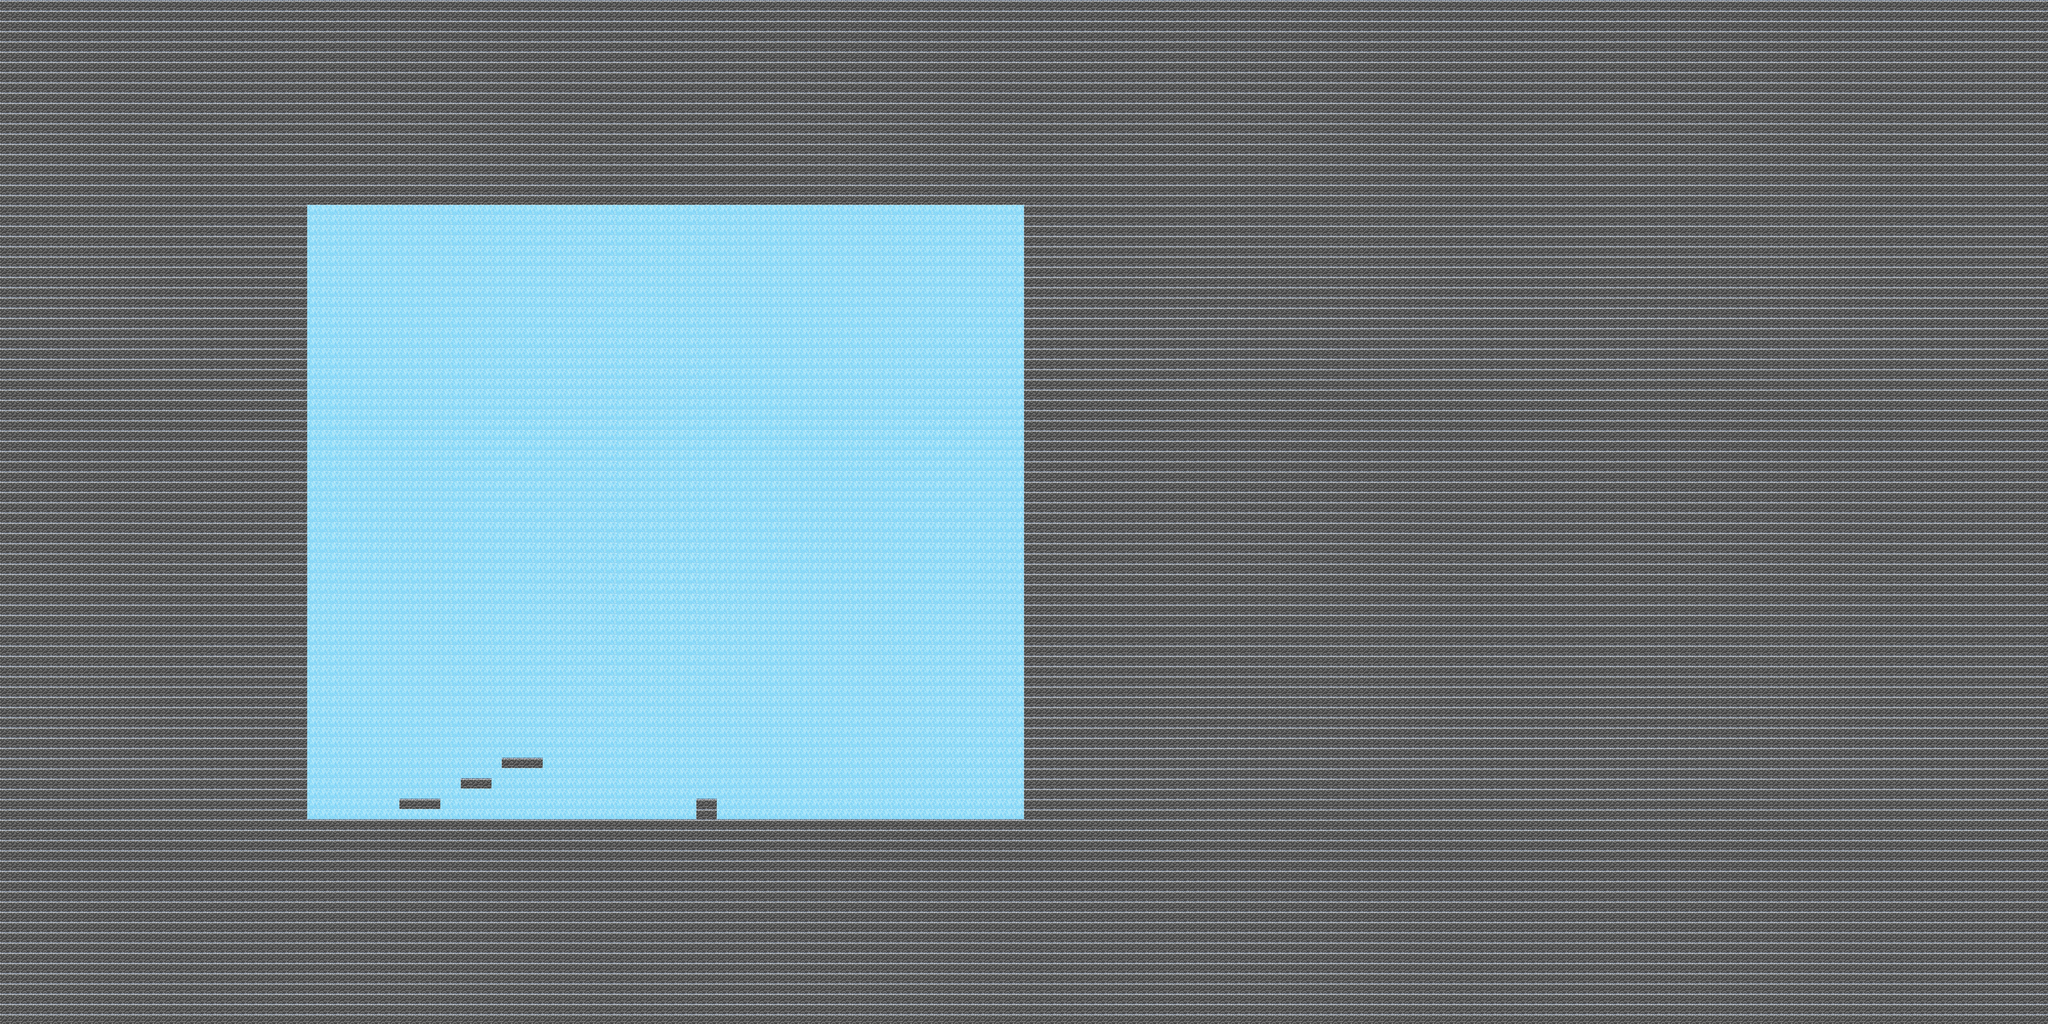

Tiled map render using the project's own tile images. Description and the map definition, with tile-layer contents summarised, below:
An orthogonal 200x100 tile map with 32x32 px tiles, 3 tile layers (Background, Blocks, Blocks1).

<map version="1.10" tiledversion="1.10.2" orientation="orthogonal" renderorder="right-down" width="200" height="100" tilewidth="32" tileheight="32" infinite="0" nextlayerid="5" nextobjectid="1">
 <tileset firstgid="1" source="blockset.tsx" />
 <layer id="1" name="Background" width="200" height="100">
  <data>[20000 cells, 20000 non-empty, 1 distinct tile ids]</data>
 </layer>
 <layer id="2" name="Blocks" width="200" height="100">
  <data>[20000 cells, 15755 non-empty, 1 distinct tile ids]</data>
 </layer>
 <layer id="4" name="Blocks1" width="200" height="100">
  <data>[20000 cells, 60 non-empty, 1 distinct tile ids]</data>
 </layer>
</map>